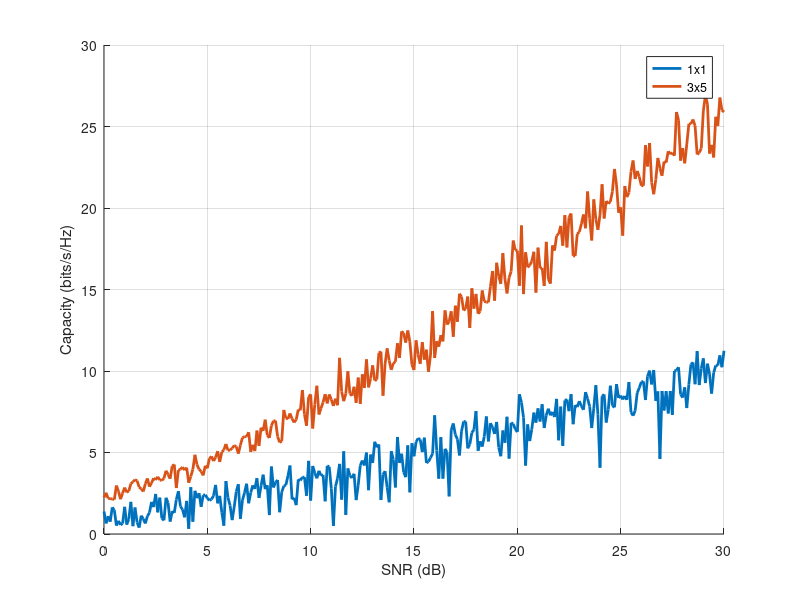
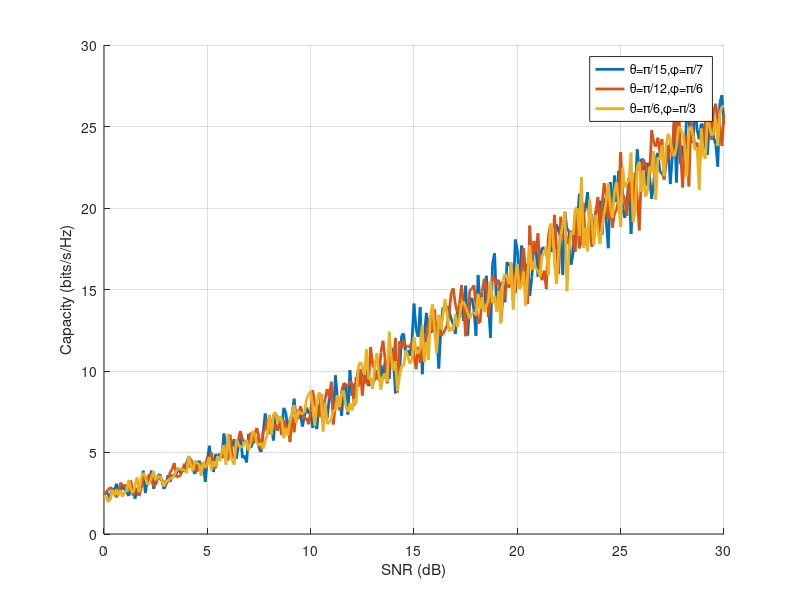

The MATLAB script that drew these images, in order:
clear; clc; close all;

% Parameters
SNR_dB = 0:0.1:30;
SNR = 10.^(SNR_dB/10);
K = 3;                             % Rice factor
AoA = pi/12;                    % theta
AoD   = pi/6;                     % phi

% Steering vector generator
steer = @(N,ang) exp(1j*(0:N-1)*ang).';

% --- Case 1: 1x1 MIMO (SISO Ricean) ---
N_r = 1; N_t = 1;
s_theta = steer(N_r,AoA);
s_phi   = steer(N_t,AoD);

C1 = zeros(size(SNR));
for k = 1:length(SNR)
    H_los  = sqrt(K/(K+1)) * (s_theta * s_phi');
    H_nlos = sqrt(1/(K+1)) * (randn(N_r,N_t)+1j*randn(N_r,N_t))/sqrt(2);
    H = H_los + H_nlos;
    C1(k) = log2(det( eye(N_r) + SNR(k)/N_t * (H*H') ));
end

% --- Case 2: 3x5 MIMO ---
N_r = 3; N_t = 5;
s_theta = steer(N_r,AoA);
s_phi   = steer(N_t,AoD);

C2 = zeros(size(SNR));
for k = 1:length(SNR)
    H_los  = sqrt(K/(K+1)) * (s_theta * s_phi');
    H_nlos = sqrt(1/(K+1)) * (randn(N_r,N_t)+1j*randn(N_r,N_t))/sqrt(2);
    H = H_los + H_nlos;
    C2(k) = log2(det( eye(N_r) + SNR(k)/N_t * (H*H') ));
end

% Plot
figure; hold on; grid on;
plot(SNR_dB, C1,'LineWidth',2);
plot(SNR_dB, C2,'LineWidth',2);
xlabel('SNR (dB)'); ylabel('Capacity (bits/s/Hz)');
%title('Capacity vs SNR for Ricean Channels (\theta=\pi/12, \phi=\pi/6)');
legend('1x1','3x5');

%% part b

angles = [pi/15 pi/7;   % θ1, φ1
          pi/12 pi/6;   % θ2, φ2
          pi/6  pi/3];  % θ3, φ3

figure; hold on; grid on;
for a = 1:size(angles,1)
    AoA = angles(a,1);
    AoD   = angles(a,2);

    s_theta = steer(3,AoA);
    s_phi   = steer(5,AoD);

    C = zeros(size(SNR));
    for k = 1:length(SNR)
        H_los  = sqrt(K/(K+1)) * (s_theta * s_phi');
        H_nlos = sqrt(1/(K+1)) * (randn(3,5)+1j*randn(3,5))/sqrt(2);
        H = H_los + H_nlos;
        C(k) = log2(det( eye(3) + SNR(k)/5 * (H*H') ));
    end

    plot(SNR_dB,C,'LineWidth',2);
end

xlabel('SNR (dB)'), ylabel('Capacity (bits/s/Hz)')
%title('3x5 Capacity for Different AoA/AoD')
legend('\theta=\pi/15,\phi=\pi/7', '\theta=\pi/12,\phi=\pi/6', '\theta=\pi/6,\phi=\pi/3');
